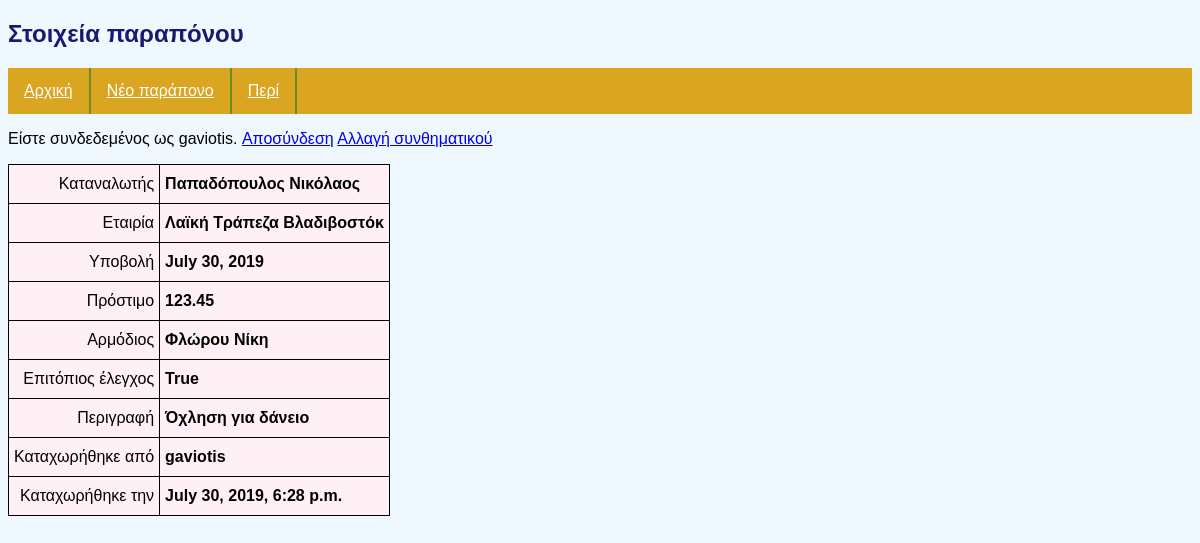
The page /ena_par/1/ (signed in) on the database as committed earlier.
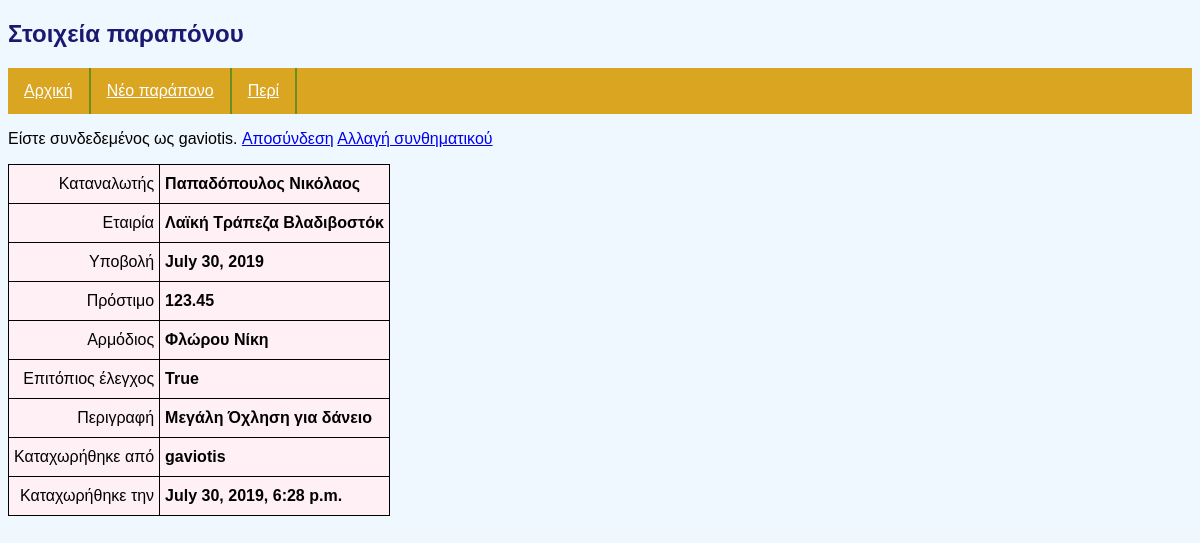
The same page on the database as committed later.
### dbapp/models.py (models this page shows, shortened)
class Parapono(models.Model):
    katanalotis = models.CharField(max_length=40, verbose_name='Καταναλωτής')
    etairia = models.CharField(max_length=60, verbose_name='Εταιρία')
    ypovoli = models.DateField(
        default=datetime.date.today, verbose_name='Ημ/νία υποβολής')
    prostimo = models.DecimalField(decimal_places=2, max_digits=10, null=True, blank=True,
                                   verbose_name='Επιβληθέν πρόστιμο')  # νέα διόρθωση
    armodios = models.CharField(
        max_length=20, default='Φλώρου Νίκη', verbose_name='Αρμόδιος')
    eisagogi = models.DateTimeField(auto_now_add=True)
    epitopios = models.BooleanField(verbose_name='Επιτόπιος έλεγχος')
    perigrafi = models.TextField(
        null=True, blank=True, verbose_name='Περιγραφή')  # νέα προσθήκη
    xristis = models.ForeignKey('auth.User', default=1, on_delete=models.CASCADE,
                                verbose_name='Χρήστης')  # νέα προσθήκη

### dbapp/views.py (the view)
# urls.py: path('ena_par/<int:pk>/', login_required(EnaParapono.as_view()), name = 'ena_parSelida'),
class EnaParapono(DetailView):
    model = Parapono
    template_name = 'ena_par.html'
    context_object_name = 'ena_parapono'

### dbapp/templates/ena_par.html (shortened to what this page needs)
{% extends 'base.html' %}
{% block myHeader %}
Στοιχεία παραπόνου
{% endblock myHeader %}
{% block myArticle %}
<table class="tg">
    <tr>
        <td class="c1">Καταναλωτής </td>
        <td>{{ ena_parapono.katanalotis }} </td>
    </tr>
    <tr>
        <td class="c1">Εταιρία </td>
        <td>{{ ena_parapono.etairia }} </td>
    </tr>
    <tr>
        <td class="c1">Υποβολή </td>
        <td>{{ ena_parapono.ypovoli }} </td>
    </tr>
    <tr>
        <td class="c1">Πρόστιμο </td>
        <td>{{ ena_parapono.prostimo }} </td>
    </tr>
    <tr>
        <td class="c1">Αρμόδιος </td>
        <td>{{ ena_parapono.armodios }} </td>
    </tr>
    <tr>
        <td class="c1">Επιτόπιος έλεγχος</td>
        <td>{{ ena_parapono.epitopios }}</td>
    </tr>
    <tr>
        <td class="c1">Περιγραφή </td>
        <td>{{ ena_parapono.perigrafi }} </td>
    </tr>
    <tr>
        <td class="c1">Καταχωρήθηκε από </td>
        <td>{{ ena_parapono.xristis }} </td>
    </tr>
    <tr>
        <td class="c1">Καταχωρήθηκε την </td>
        <td>{{ ena_parapono.eisagogi }} </td>
    </tr>
</table>
{% endblock myArticle %}

Rows that differ between the two databases and show on the page:
changed Parapono "Παπαδόπουλος Νικόλαος": perigrafi "Όχληση για δάνειο" → "Μεγάλη Όχληση για δάνειο"
